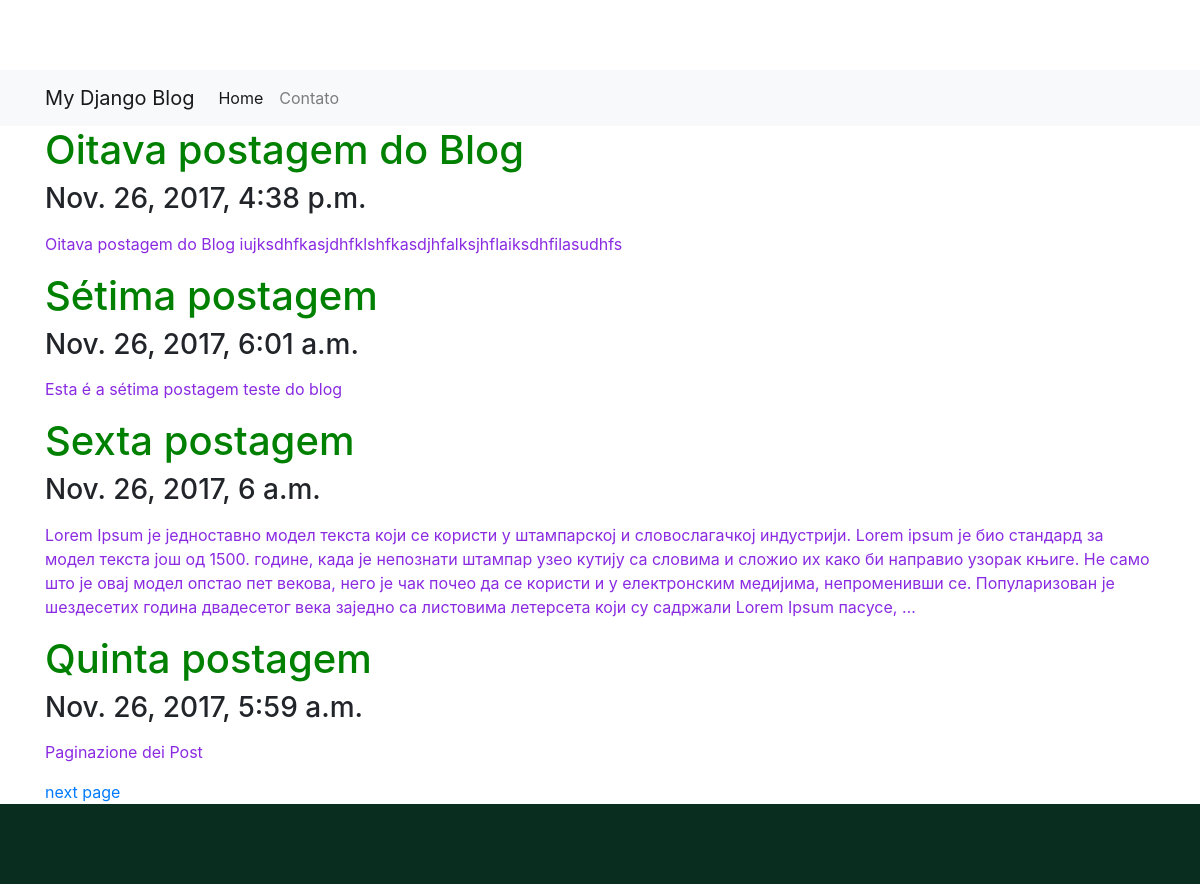
The page / on the database its author committed.
### posts/models.py (models this page shows, shortened)
class Post(models.Model):
    titulo =  models.CharField(max_length=120)
    conteudo = models.TextField()
    data = models.DateTimeField(auto_now= False, auto_now_add=True)
    slug = models.SlugField()
    def get_absolut_url(self):
        return  reverse("unico", kwargs={"id":self.id, "slug": self.slug})

### templates/lista_post.html (shortened to what this page needs)
{% extends "base.html" %}
{% block content %}
    {% for object in object_list%}
        <a href="{{ object.get_absolut_url }}"> <h1> {{ object.titulo }} </h1> </a>
        <h3> {{ object.data }} </h3>
        <p> {{ object.conteudo | safe | linebreaks | truncatewords_html:80 }} </p>
    {% endfor %}
    <div>
        {% if page_obj.has_next %}
            <a href="?page={{ page_obj.next_page_number }}">next page</a>
        {% endif %}
    </div>
{% endblock content %}

### templates/base.html (shortened to what this page needs)
<!DOCTYPE html>
<html lang="en">
{% load static %}
<head>
    <link rel="stylesheet" href="https://maxcdn.bootstrapcdn.com/bootstrap/4.0.0-beta.2/css/bootstrap.min.css">
    <link rel="stylesheet" href="{% static 'css/style.css' %}" />
</head>
<body>
    <nav class="navbar navbar-expand-lg navbar-light bg-light ">
        <div class="container">
          <a class="navbar-brand" href="/">My Django Blog</a>
          <div class="collapse navbar-collapse" id="navbarNavAltMarkup">
            <div class="navbar-nav">
              <a class="nav-item nav-link active" href="/">Home <span class="sr-only">(current)</span></a>
              <a class="nav-item nav-link" href="/contato">Contato</a>
            </div>
          </div>
        </div>
    </nav>
    <div class="container">
        {% block content %}
        {% endblock content %}
    </div>
    <footer>
    </footer>
</body>
</html>

### static/css/style.css (style rules this page uses)
h1 { color: green; }
p { color: blueviolet; }
body { padding-top: 70px; }
footer { padding: 40px; background-color: #092e20; text-align: center; }

### rows shown on the page
Post: titulo "Oitava postagem do Blog", data "Nov. 26, 2017, 4:38 p.m.", conteudo "Oitava postagem do Blog iujksdhfkasjdhfklshfkasdjhfalksjhflaiksdhfilasudhfs"
Post: titulo "Sétima postagem", data "Nov. 26, 2017, 6:01 a.m.", conteudo "Esta é a sétima postagem teste do blog"
Post: titulo "Sexta postagem", data "Nov. 26, 2017, 6 a.m.", conteudo "Lorem Ipsum је једноставно модел текста који се користи у штампарској и словослагачкој индустрији. Lorem ipsum је био стандард за модел текста још од 1500. године, када је непознати штампар узео кутију са словима и сложио их како би направио узорак књиге. Не само што је овај модел опстао пет векова, него је чак почео да се користи и у електронским медијима, непроменивши се. Популаризован је шездесетих година двадесетог века заједно са листовима летерсета који су садржали Lorem Ipsum пасусе, …"
Post: titulo "Quinta postagem", data "Nov. 26, 2017, 5:59 a.m.", conteudo "Paginazione dei Post"
